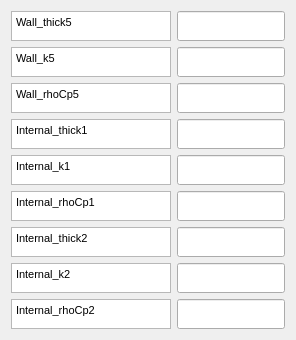
          <widget class="QFrame" name="">
           <layout class="QGridLayout" name="gridLayout_11">
            <item row="7" column="1">
             <widget class="QLineEdit" name="ESTMlineEdit30">
              <property name="sizePolicy">
               <sizepolicy hsizetype="Expanding" vsizetype="Expanding">
                <horstretch>0</horstretch>
                <verstretch>0</verstretch>
               </sizepolicy>
              </property>
              <property name="minimumSize">
               <size>
                <width>87</width>
                <height>0</height>
               </size>
              </property>
              <property name="maximumSize">
               <size>
                <width>16777215</width>
                <height>30</height>
               </size>
              </property>
             </widget>
            </item>
            <item row="9" column="1">
             <widget class="QLineEdit" name="ESTMlineEdit31">
              <property name="sizePolicy">
               <sizepolicy hsizetype="Expanding" vsizetype="Expanding">
                <horstretch>0</horstretch>
                <verstretch>0</verstretch>
               </sizepolicy>
              </property>
              <property name="minimumSize">
               <size>
                <width>87</width>
                <height>0</height>
               </size>
              </property>
              <property name="maximumSize">
               <size>
                <width>16777215</width>
                <height>30</height>
               </size>
              </property>
             </widget>
            </item>
            <item row="1" column="1">
             <widget class="QLineEdit" name="ESTMlineEdit27">
              <property name="sizePolicy">
               <sizepolicy hsizetype="Expanding" vsizetype="Expanding">
                <horstretch>0</horstretch>
                <verstretch>0</verstretch>
               </sizepolicy>
              </property>
              <property name="minimumSize">
               <size>
                <width>87</width>
                <height>0</height>
               </size>
              </property>
              <property name="maximumSize">
               <size>
                <width>16777215</width>
                <height>30</height>
               </size>
              </property>
             </widget>
            </item>
            <item row="3" column="1">
             <widget class="QLineEdit" name="ESTMlineEdit28">
              <property name="sizePolicy">
               <sizepolicy hsizetype="Expanding" vsizetype="Expanding">
                <horstretch>0</horstretch>
                <verstretch>0</verstretch>
               </sizepolicy>
              </property>
              <property name="minimumSize">
               <size>
                <width>87</width>
                <height>0</height>
               </size>
              </property>
              <property name="maximumSize">
               <size>
                <width>16777215</width>
                <height>30</height>
               </size>
              </property>
             </widget>
            </item>
            <item row="5" column="1">
             <widget class="QLineEdit" name="ESTMlineEdit29">
              <property name="sizePolicy">
               <sizepolicy hsizetype="Expanding" vsizetype="Expanding">
                <horstretch>0</horstretch>
                <verstretch>0</verstretch>
               </sizepolicy>
              </property>
              <property name="minimumSize">
               <size>
                <width>87</width>
                <height>0</height>
               </size>
              </property>
              <property name="maximumSize">
               <size>
                <width>16777215</width>
                <height>30</height>
               </size>
              </property>
             </widget>
            </item>
            <item row="13" column="1">
             <widget class="QLineEdit" name="ESTMlineEdit33">
              <property name="sizePolicy">
               <sizepolicy hsizetype="Expanding" vsizetype="Expanding">
                <horstretch>0</horstretch>
                <verstretch>0</verstretch>
               </sizepolicy>
              </property>
              <property name="minimumSize">
               <size>
                <width>87</width>
                <height>0</height>
               </size>
              </property>
              <property name="maximumSize">
               <size>
                <width>16777215</width>
                <height>30</height>
               </size>
              </property>
             </widget>
            </item>
            <item row="15" column="1">
             <widget class="QLineEdit" name="ESTMlineEdit34">
              <property name="sizePolicy">
               <sizepolicy hsizetype="Expanding" vsizetype="Expanding">
                <horstretch>0</horstretch>
                <verstretch>0</verstretch>
               </sizepolicy>
              </property>
              <property name="minimumSize">
               <size>
                <width>87</width>
                <height>0</height>
               </size>
              </property>
              <property name="maximumSize">
               <size>
                <width>16777215</width>
                <height>30</height>
               </size>
              </property>
             </widget>
            </item>
            <item row="11" column="1">
             <widget class="QLineEdit" name="ESTMlineEdit32">
              <property name="sizePolicy">
               <sizepolicy hsizetype="Expanding" vsizetype="Expanding">
                <horstretch>0</horstretch>
                <verstretch>0</verstretch>
               </sizepolicy>
              </property>
              <property name="minimumSize">
               <size>
                <width>87</width>
                <height>0</height>
               </size>
              </property>
              <property name="maximumSize">
               <size>
                <width>16777215</width>
                <height>30</height>
               </size>
              </property>
             </widget>
            </item>
            <item row="3" column="0">
             <widget class="QTextBrowser" name="textBrowser_28">
              <property name="sizePolicy">
               <sizepolicy hsizetype="Expanding" vsizetype="Expanding">
                <horstretch>0</horstretch>
                <verstretch>0</verstretch>
               </sizepolicy>
              </property>
              <property name="minimumSize">
               <size>
                <width>160</width>
                <height>0</height>
               </size>
              </property>
              <property name="maximumSize">
               <size>
                <width>74</width>
                <height>30</height>
               </size>
              </property>
              <property name="html">
               <string>&lt;!DOCTYPE HTML PUBLIC &quot;-//W3C//DTD HTML 4.0//EN&quot; &quot;http://www.w3.org/TR/REC-html40/strict.dtd&quot;&gt;
&lt;html&gt;&lt;head&gt;&lt;meta name=&quot;qrichtext&quot; content=&quot;1&quot; /&gt;&lt;style type=&quot;text/css&quot;&gt;
p, li { white-space: pre-wrap; }
&lt;/style&gt;&lt;/head&gt;&lt;body style=&quot; font-family:'MS Shell Dlg 2'; font-size:8pt; font-weight:400; font-style:normal;&quot;&gt;
&lt;p style=&quot; margin-top:0px; margin-bottom:0px; margin-left:0px; margin-right:0px; -qt-block-indent:0; text-indent:0px;&quot;&gt;Wall_k5&lt;/p&gt;&lt;/body&gt;&lt;/html&gt;</string>
              </property>
             </widget>
            </item>
            <item row="5" column="0">
             <widget class="QTextBrowser" name="textBrowser_29">
              <property name="sizePolicy">
               <sizepolicy hsizetype="Expanding" vsizetype="Expanding">
                <horstretch>0</horstretch>
                <verstretch>0</verstretch>
               </sizepolicy>
              </property>
              <property name="minimumSize">
               <size>
                <width>160</width>
                <height>0</height>
               </size>
              </property>
              <property name="maximumSize">
               <size>
                <width>74</width>
                <height>30</height>
               </size>
              </property>
              <property name="html">
               <string>&lt;!DOCTYPE HTML PUBLIC &quot;-//W3C//DTD HTML 4.0//EN&quot; &quot;http://www.w3.org/TR/REC-html40/strict.dtd&quot;&gt;
&lt;html&gt;&lt;head&gt;&lt;meta name=&quot;qrichtext&quot; content=&quot;1&quot; /&gt;&lt;style type=&quot;text/css&quot;&gt;
p, li { white-space: pre-wrap; }
&lt;/style&gt;&lt;/head&gt;&lt;body style=&quot; font-family:'MS Shell Dlg 2'; font-size:8pt; font-weight:400; font-style:normal;&quot;&gt;
&lt;p style=&quot; margin-top:0px; margin-bottom:0px; margin-left:0px; margin-right:0px; -qt-block-indent:0; text-indent:0px;&quot;&gt;Wall_rhoCp5&lt;/p&gt;&lt;/body&gt;&lt;/html&gt;</string>
              </property>
             </widget>
            </item>
            <item row="1" column="0">
             <widget class="QTextBrowser" name="textBrowser_27">
              <property name="sizePolicy">
               <sizepolicy hsizetype="Expanding" vsizetype="Expanding">
                <horstretch>0</horstretch>
                <verstretch>0</verstretch>
               </sizepolicy>
              </property>
              <property name="minimumSize">
               <size>
                <width>160</width>
                <height>0</height>
               </size>
              </property>
              <property name="maximumSize">
               <size>
                <width>74</width>
                <height>30</height>
               </size>
              </property>
              <property name="html">
               <string>&lt;!DOCTYPE HTML PUBLIC &quot;-//W3C//DTD HTML 4.0//EN&quot; &quot;http://www.w3.org/TR/REC-html40/strict.dtd&quot;&gt;
&lt;html&gt;&lt;head&gt;&lt;meta name=&quot;qrichtext&quot; content=&quot;1&quot; /&gt;&lt;style type=&quot;text/css&quot;&gt;
p, li { white-space: pre-wrap; }
&lt;/style&gt;&lt;/head&gt;&lt;body style=&quot; font-family:'MS Shell Dlg 2'; font-size:8pt; font-weight:400; font-style:normal;&quot;&gt;
&lt;p style=&quot; margin-top:0px; margin-bottom:0px; margin-left:0px; margin-right:0px; -qt-block-indent:0; text-indent:0px;&quot;&gt;Wall_thick5&lt;/p&gt;&lt;/body&gt;&lt;/html&gt;</string>
              </property>
             </widget>
            </item>
            <item row="11" column="0">
             <widget class="QTextBrowser" name="textBrowser_32">
              <property name="sizePolicy">
               <sizepolicy hsizetype="Expanding" vsizetype="Expanding">
                <horstretch>0</horstretch>
                <verstretch>0</verstretch>
               </sizepolicy>
              </property>
              <property name="minimumSize">
               <size>
                <width>160</width>
                <height>0</height>
               </size>
              </property>
              <property name="maximumSize">
               <size>
                <width>81</width>
                <height>30</height>
               </size>
              </property>
              <property name="html">
               <string>&lt;!DOCTYPE HTML PUBLIC &quot;-//W3C//DTD HTML 4.0//EN&quot; &quot;http://www.w3.org/TR/REC-html40/strict.dtd&quot;&gt;
&lt;html&gt;&lt;head&gt;&lt;meta name=&quot;qrichtext&quot; content=&quot;1&quot; /&gt;&lt;style type=&quot;text/css&quot;&gt;
p, li { white-space: pre-wrap; }
&lt;/style&gt;&lt;/head&gt;&lt;body style=&quot; font-family:'MS Shell Dlg 2'; font-size:8pt; font-weight:400; font-style:normal;&quot;&gt;
&lt;p style=&quot; margin-top:0px; margin-bottom:0px; margin-left:0px; margin-right:0px; -qt-block-indent:0; text-indent:0px;&quot;&gt;Internal_rhoCp1&lt;/p&gt;&lt;/body&gt;&lt;/html&gt;</string>
              </property>
             </widget>
            </item>
            <item row="13" column="0">
             <widget class="QTextBrowser" name="textBrowser_33">
              <property name="sizePolicy">
               <sizepolicy hsizetype="Expanding" vsizetype="Expanding">
                <horstretch>0</horstretch>
                <verstretch>0</verstretch>
               </sizepolicy>
              </property>
              <property name="minimumSize">
               <size>
                <width>160</width>
                <height>0</height>
               </size>
              </property>
              <property name="maximumSize">
               <size>
                <width>74</width>
                <height>30</height>
               </size>
              </property>
              <property name="html">
               <string>&lt;!DOCTYPE HTML PUBLIC &quot;-//W3C//DTD HTML 4.0//EN&quot; &quot;http://www.w3.org/TR/REC-html40/strict.dtd&quot;&gt;
&lt;html&gt;&lt;head&gt;&lt;meta name=&quot;qrichtext&quot; content=&quot;1&quot; /&gt;&lt;style type=&quot;text/css&quot;&gt;
p, li { white-space: pre-wrap; }
&lt;/style&gt;&lt;/head&gt;&lt;body style=&quot; font-family:'MS Shell Dlg 2'; font-size:8pt; font-weight:400; font-style:normal;&quot;&gt;
&lt;p style=&quot; margin-top:0px; margin-bottom:0px; margin-left:0px; margin-right:0px; -qt-block-indent:0; text-indent:0px;&quot;&gt;Internal_thick2&lt;/p&gt;&lt;/body&gt;&lt;/html&gt;</string>
              </property>
             </widget>
            </item>
            <item row="7" column="0">
             <widget class="QTextBrowser" name="textBrowser_30">
              <property name="sizePolicy">
               <sizepolicy hsizetype="Expanding" vsizetype="Expanding">
                <horstretch>0</horstretch>
                <verstretch>0</verstretch>
               </sizepolicy>
              </property>
              <property name="minimumSize">
               <size>
                <width>160</width>
                <height>0</height>
               </size>
              </property>
              <property name="maximumSize">
               <size>
                <width>74</width>
                <height>30</height>
               </size>
              </property>
              <property name="html">
               <string>&lt;!DOCTYPE HTML PUBLIC &quot;-//W3C//DTD HTML 4.0//EN&quot; &quot;http://www.w3.org/TR/REC-html40/strict.dtd&quot;&gt;
&lt;html&gt;&lt;head&gt;&lt;meta name=&quot;qrichtext&quot; content=&quot;1&quot; /&gt;&lt;style type=&quot;text/css&quot;&gt;
p, li { white-space: pre-wrap; }
&lt;/style&gt;&lt;/head&gt;&lt;body style=&quot; font-family:'MS Shell Dlg 2'; font-size:8pt; font-weight:400; font-style:normal;&quot;&gt;
&lt;p style=&quot; margin-top:0px; margin-bottom:0px; margin-left:0px; margin-right:0px; -qt-block-indent:0; text-indent:0px;&quot;&gt;Internal_thick1&lt;/p&gt;&lt;/body&gt;&lt;/html&gt;</string>
              </property>
             </widget>
            </item>
            <item row="9" column="0">
             <widget class="QTextBrowser" name="textBrowser_31">
              <property name="sizePolicy">
               <sizepolicy hsizetype="Expanding" vsizetype="Expanding">
                <horstretch>0</horstretch>
                <verstretch>0</verstretch>
               </sizepolicy>
              </property>
              <property name="minimumSize">
               <size>
                <width>160</width>
                <height>0</height>
               </size>
              </property>
              <property name="maximumSize">
               <size>
                <width>74</width>
                <height>30</height>
               </size>
              </property>
              <property name="html">
               <string>&lt;!DOCTYPE HTML PUBLIC &quot;-//W3C//DTD HTML 4.0//EN&quot; &quot;http://www.w3.org/TR/REC-html40/strict.dtd&quot;&gt;
&lt;html&gt;&lt;head&gt;&lt;meta name=&quot;qrichtext&quot; content=&quot;1&quot; /&gt;&lt;style type=&quot;text/css&quot;&gt;
p, li { white-space: pre-wrap; }
&lt;/style&gt;&lt;/head&gt;&lt;body style=&quot; font-family:'MS Shell Dlg 2'; font-size:8pt; font-weight:400; font-style:normal;&quot;&gt;
&lt;p style=&quot; margin-top:0px; margin-bottom:0px; margin-left:0px; margin-right:0px; -qt-block-indent:0; text-indent:0px;&quot;&gt;Internal_k1&lt;/p&gt;&lt;/body&gt;&lt;/html&gt;</string>
              </property>
             </widget>
            </item>
            <item row="15" column="0">
             <widget class="QTextBrowser" name="textBrowser_34">
              <property name="sizePolicy">
               <sizepolicy hsizetype="Expanding" vsizetype="Expanding">
                <horstretch>0</horstretch>
                <verstretch>0</verstretch>
               </sizepolicy>
              </property>
              <property name="minimumSize">
               <size>
                <width>160</width>
                <height>0</height>
               </size>
              </property>
              <property name="maximumSize">
               <size>
                <width>74</width>
                <height>30</height>
               </size>
              </property>
              <property name="html">
               <string>&lt;!DOCTYPE HTML PUBLIC &quot;-//W3C//DTD HTML 4.0//EN&quot; &quot;http://www.w3.org/TR/REC-html40/strict.dtd&quot;&gt;
&lt;html&gt;&lt;head&gt;&lt;meta name=&quot;qrichtext&quot; content=&quot;1&quot; /&gt;&lt;style type=&quot;text/css&quot;&gt;
p, li { white-space: pre-wrap; }
&lt;/style&gt;&lt;/head&gt;&lt;body style=&quot; font-family:'MS Shell Dlg 2'; font-size:8pt; font-weight:400; font-style:normal;&quot;&gt;
&lt;p style=&quot; margin-top:0px; margin-bottom:0px; margin-left:0px; margin-right:0px; -qt-block-indent:0; text-indent:0px;&quot;&gt;Internal_k2&lt;/p&gt;&lt;/body&gt;&lt;/html&gt;</string>
              </property>
             </widget>
            </item>
            <item row="16" column="0">
             <widget class="QTextBrowser" name="textBrowser_35">
              <property name="sizePolicy">
               <sizepolicy hsizetype="Expanding" vsizetype="Expanding">
                <horstretch>0</horstretch>
                <verstretch>0</verstretch>
               </sizepolicy>
              </property>
              <property name="minimumSize">
               <size>
                <width>160</width>
                <height>0</height>
               </size>
              </property>
              <property name="maximumSize">
               <size>
                <width>74</width>
                <height>30</height>
               </size>
              </property>
              <property name="html">
               <string>&lt;!DOCTYPE HTML PUBLIC &quot;-//W3C//DTD HTML 4.0//EN&quot; &quot;http://www.w3.org/TR/REC-html40/strict.dtd&quot;&gt;
&lt;html&gt;&lt;head&gt;&lt;meta name=&quot;qrichtext&quot; content=&quot;1&quot; /&gt;&lt;style type=&quot;text/css&quot;&gt;
p, li { white-space: pre-wrap; }
&lt;/style&gt;&lt;/head&gt;&lt;body style=&quot; font-family:'MS Shell Dlg 2'; font-size:8pt; font-weight:400; font-style:normal;&quot;&gt;
&lt;p style=&quot; margin-top:0px; margin-bottom:0px; margin-left:0px; margin-right:0px; -qt-block-indent:0; text-indent:0px;&quot;&gt;Internal_rhoCp2&lt;/p&gt;&lt;/body&gt;&lt;/html&gt;</string>
              </property>
             </widget>
            </item>
            <item row="16" column="1">
             <widget class="QLineEdit" name="ESTMlineEdit35">
              <property name="sizePolicy">
               <sizepolicy hsizetype="Expanding" vsizetype="Expanding">
                <horstretch>0</horstretch>
                <verstretch>0</verstretch>
               </sizepolicy>
              </property>
              <property name="minimumSize">
               <size>
                <width>87</width>
                <height>0</height>
               </size>
              </property>
              <property name="maximumSize">
               <size>
                <width>16777215</width>
                <height>30</height>
               </size>
              </property>
             </widget>
            </item>
           </layout>
          </widget>
